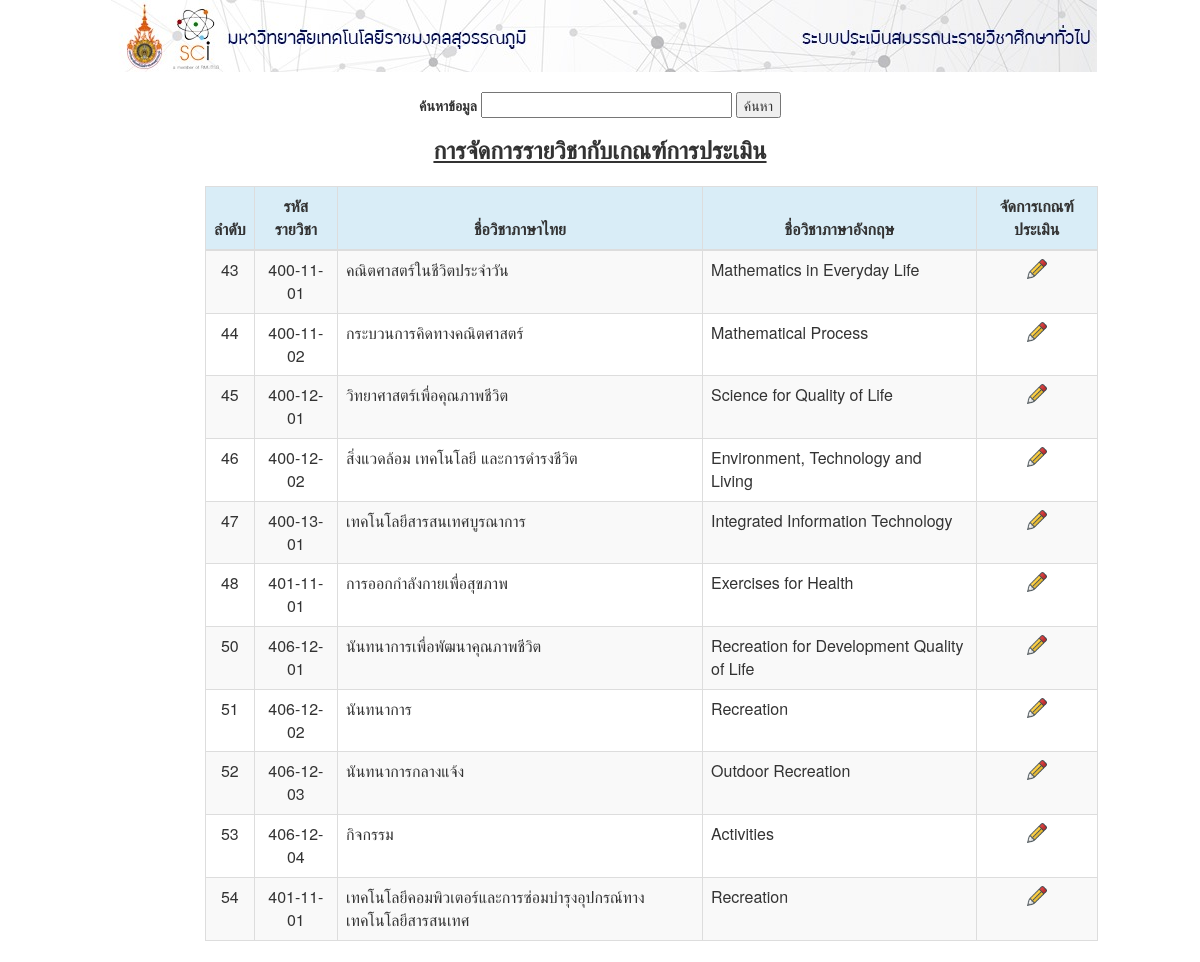
/select_course_asm.php, run on the app's committed database.
### tables this page shows
CREATE TABLE `course` (
  `d_id` int(30) NOT NULL,
  `id_sub` int(11) NOT NULL,
  `d_id2` varchar(30) NOT NULL,
  `d_name` varchar(120) NOT NULL,
  `d_eng` varchar(120) NOT NULL,
  `d_credit` varchar(30) NOT NULL
);

### select_course_asm.php (the view, shortened to what this page needs)
<center><img src="header.jpg"></center>
<form method="get" id="form" enctype="multipart/form-data" action="" >
<BR><strong><center>ค้นหาข้อมูล</strong>
	<input type="text" name="search" size="30" value="" autocomplete="off">
	<input type="submit" value="ค้นหา"></center>
</form>
<font size ="5" ><center><b><u>การจัดการรายวิชากับเกณฑ์การประเมิน</b></u></center></font>
<?php
include_once('conn.php');
$search = isset($_GET['search']) ? $_GET['search']:'';
mysqli_query($conn, "SET NAMES 'utf8' ");
$query=mysqli_query($conn,"SELECT COUNT(d_name) FROM course WHERE d_name LIKE '%$search%'");
	$row = mysqli_fetch_row($query);
	$page_rows = 15;
	$pagenum = 1;
	$limit = 'LIMIT ' .($pagenum - 1) * $page_rows .',' .$page_rows;
	$nquery=mysqli_query($conn,"SELECT * from  course WHERE d_name LIKE '%$search%' OR d_eng LIKE '%$search%' $limit");
?>
<!DOCTYPE html>
<html>
	<head>
		<link rel="stylesheet" href="https://maxcdn.bootstrapcdn.com/bootstrap/3.3.6/css/bootstrap.min.css"" rel="nofollow">
	</head>
	<body>
		<div" rel="nofollow">
			<div style="height: 20px;"></div>
			<div class="row">
				<div class="col-lg-2">
				</div>
				<div class="col-lg-9">
					<table width="80%" class="table table-striped table-bordered table-hover">
						<thead>
							<tr class="info" >
							<th><center>ลำดับ</th>
							<th><center>รหัสรายวิชา</th>
							<th><center>ชื่อวิชาภาษาไทย</th>
							<th><center>ชื่อวิชาภาษาอังกฤษ</th>
							<th><center>จัดการเกณฑ์ประเมิน</th>
							</tr>
						</thead>
						<tbody>
							<?php
								while($crow = mysqli_fetch_array($nquery)){
							?>
							<tr>
                                <td><center><?php echo $crow['d_id']; ?></td>
								<td><center><?php echo $crow['d_id2']; ?></td>
								<td><?php echo $crow['d_name']; ?></td>
								<td><?php echo $crow['d_eng']; ?></td>
								<td><center><?php echo "<a href='update_form_course_asm.php?d_id=".$row['d_id']."'><img src='edit.png' width='20px' height='20px'></a></td></a>"; ?></td>
							</tr>
							<?php
									}
							?>
						</tbody>
					</table>
				</div>
			</div>
	</body>
</html>

### data on the page
course: d_id "43", d_id2 "400-11-01", d_name "คณิตศาสตร์ในชีวิตประจำวัน", d_eng "Mathematics in Everyday Life"
course: d_id "44", d_id2 "400-11-02", d_name "กระบวนการคิดทางคณิตศาสตร์", d_eng "Mathematical Process"
course: d_id "45", d_id2 "400-12-01", d_name "วิทยาศาสตร์เพื่อคุณภาพชีวิต", d_eng "Science for Quality of Life"
course: d_id "46", d_id2 "400-12-02", d_name "สิ่งแวดล้อม เทคโนโลยี และการดำรงชีวิต", d_eng "Environment, Technology and Living"
course: d_id "47", d_id2 "400-13-01", d_name "เทคโนโลยีสารสนเทศบูรณาการ", d_eng "Integrated Information Technology"
course: d_id "48", d_id2 "401-11-01", d_name "การออกกำลังกายเพื่อสุขภาพ", d_eng "Exercises for Health"
course: d_id "50", d_id2 "406-12-01", d_name "นันทนาการเพื่อพัฒนาคุณภาพชีวิต", d_eng "Recreation for Development Quality of Life"
course: d_id "51", d_id2 "406-12-02", d_name "นันทนาการ", d_eng "Recreation"
course: d_id "52", d_id2 "406-12-03", d_name "นันทนาการกลางแจ้ง", d_eng "Outdoor Recreation"
course: d_id "53", d_id2 "406-12-04", d_name "กิจกรรม", d_eng "Activities"
course: d_id "54", d_id2 "401-11-01", d_name "เทคโนโลยีคอมพิวเตอร์และการซ่อมบำรุงอุปกรณ์ทางเทคโนโลยีสารสนเทศ", d_eng "Recreation"
